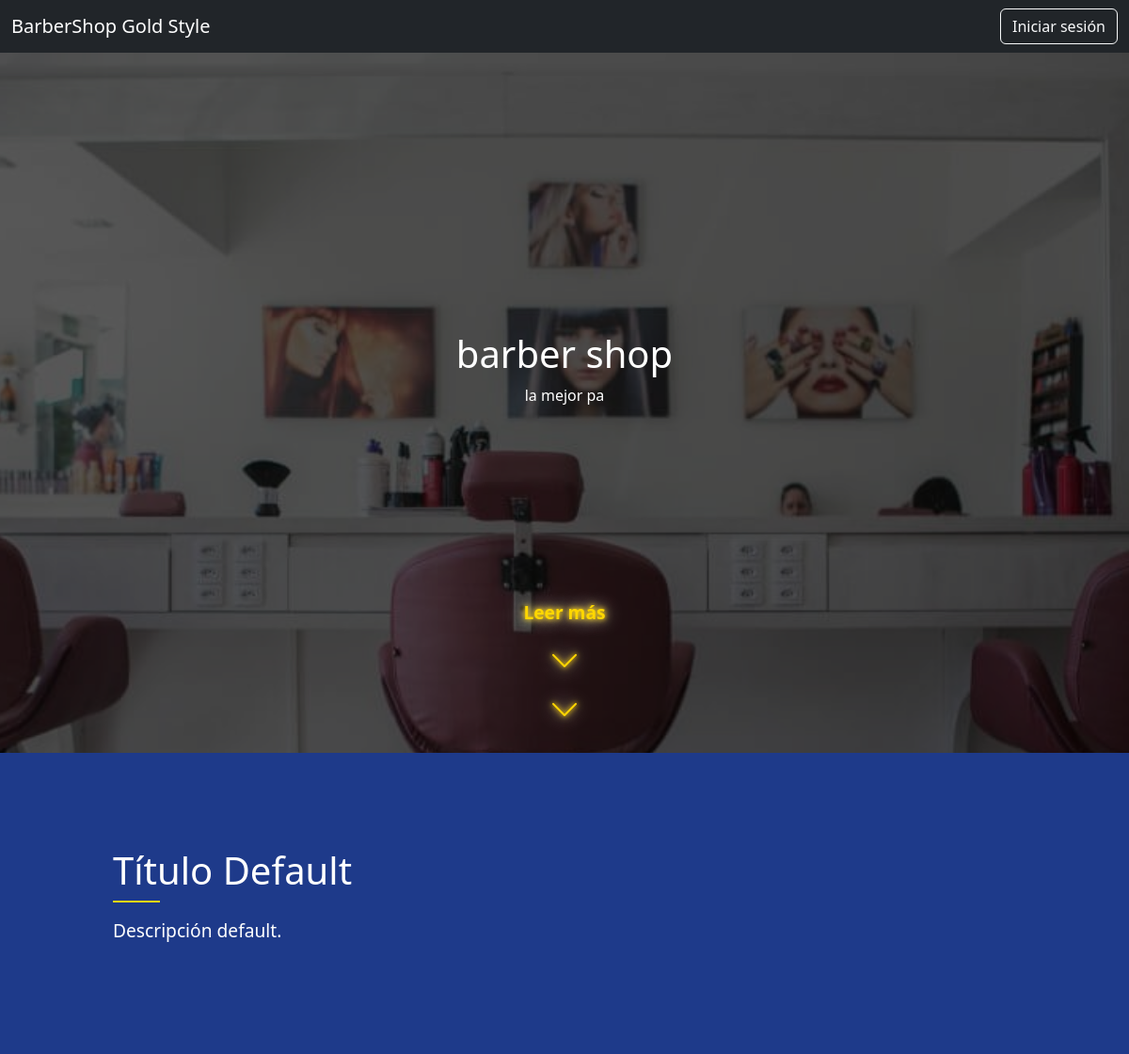
Page /php/servicios/peinado_publico.php on the earlier database version.
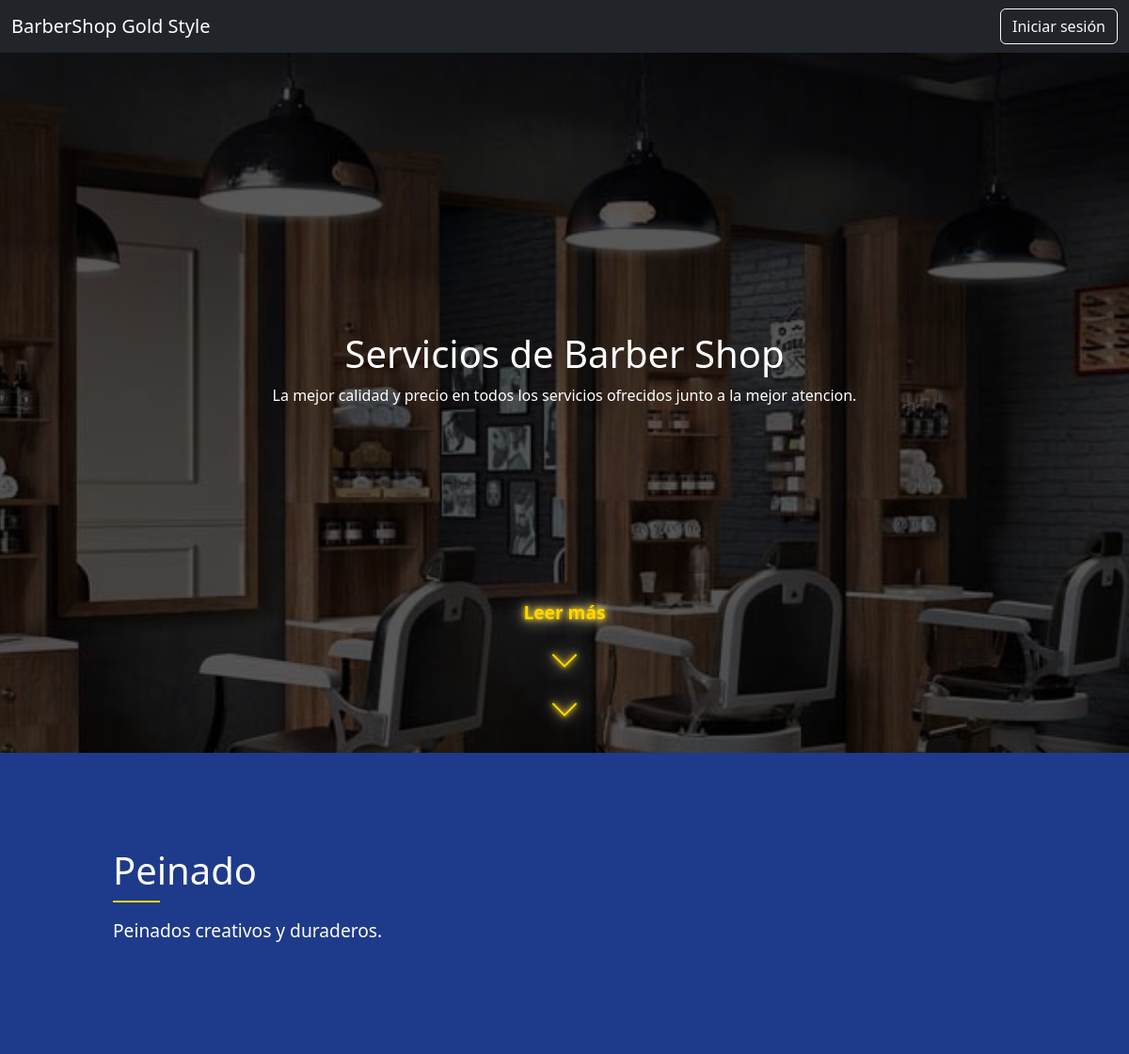
Same page on the later database version.
### tables this page shows
CREATE TABLE `portada` (
  `id` int(11) NOT NULL,
  `titulo` varchar(255) NOT NULL,
  `descripcion` varchar(255) NOT NULL,
  `imagen` varchar(255) NOT NULL
);

CREATE TABLE `intro_servicios` (
  `id` int(11) NOT NULL,
  `servicio` varchar(50) NOT NULL,
  `titulo` varchar(255) NOT NULL,
  `descripcion` varchar(255) NOT NULL
);

### php/servicios/peinado_publico.php (the view, shortened to what this page needs)
<?php
require_once '../conexion.php';
$servicio = 'peinado';
try {
    $stmtIntro = $pdo->prepare("SELECT * FROM intro_servicios WHERE servicio = :servicio LIMIT 1");
    $stmtIntro->execute([':servicio' => $servicio]);
    $intro = $stmtIntro->fetch();
    if (!$intro) {
        $intro = ['titulo' => 'Título Default', 'descripcion' => 'Descripción default.'];
    }
    $stmtPortada = $pdo->query("SELECT * FROM portada ORDER BY id ASC LIMIT 1 OFFSET 1");
    $portada = $stmtPortada->fetch();
} catch(PDOException $e) {
    echo "Error: " . htmlspecialchars($e->getMessage());
    exit;
}
?>
<!DOCTYPE html>
<html lang="es">
<head>
    <link href="https://cdn.jsdelivr.net/npm/bootstrap@5.3.3/dist/css/bootstrap.min.css" rel="stylesheet">
    <link href="https://cdn.jsdelivr.net/npm/bootstrap-icons@1.11.3/font/bootstrap-icons.css" rel="stylesheet">
    <link rel="stylesheet" href="/css/servicio.css">
</head>
<body>
    <nav class="navbar navbar-dark bg-dark fixed-top">
        <div class="container-fluid">
            <a class="navbar-brand" href="#">BarberShop Gold Style</a>
            <div class="boton-nav">
                <a href="/html/registro.html?mode=login" class="btn btn-outline-light">Iniciar sesión</a>
            </div>
        </div>
    </nav>
    <div class="cover" style="background-image: url('/php/uploads/<?php echo isset($portada['imagen']) ? htmlspecialchars($portada['imagen']) : 'https://via.placeholder.com/1920x1080'; ?>');">
        <div class="cover-overlay"></div>
        <div class="cover-content">
            <h1><?php echo isset($portada['titulo']) ? htmlspecialchars($portada['titulo']) : '¡Bienvenido a mi sitio!'; ?></h1>
            <p><?php echo isset($portada['descripcion']) ? htmlspecialchars($portada['descripcion']) : 'Descripción de la portada'; ?></p>
        </div>
        <div class="read-more">
            <span>Leer más</span>
            <div class="arrows">
                <i class="bi bi-chevron-down"></i>
                <i class="bi bi-chevron-down"></i>
            </div>
        </div>
    </div>
    <div class="intro-container">
        <div class="intro-text">
            <h2><?php echo htmlspecialchars($intro['titulo']); ?></h2>
            <p><?php echo htmlspecialchars($intro['descripcion']); ?></p>
        </div>
    </div>
</body>
</html>

Differences in the rows shown:
changed portada: imagen: a different picture; titulo "barber shop" → "Servicios de Barber Shop"; descripcion "la mejor pa" → "La mejor calidad y precio en todos los servicios ofrecidos junto a la mejor atencion."
added intro_servicios: titulo "Peinado", descripcion "Peinados creativos y duraderos."
Other differences:
$intro['titulo']: "Título Default" → (not shown)
$intro['descripcion']: "Descripción default." → (not shown)
